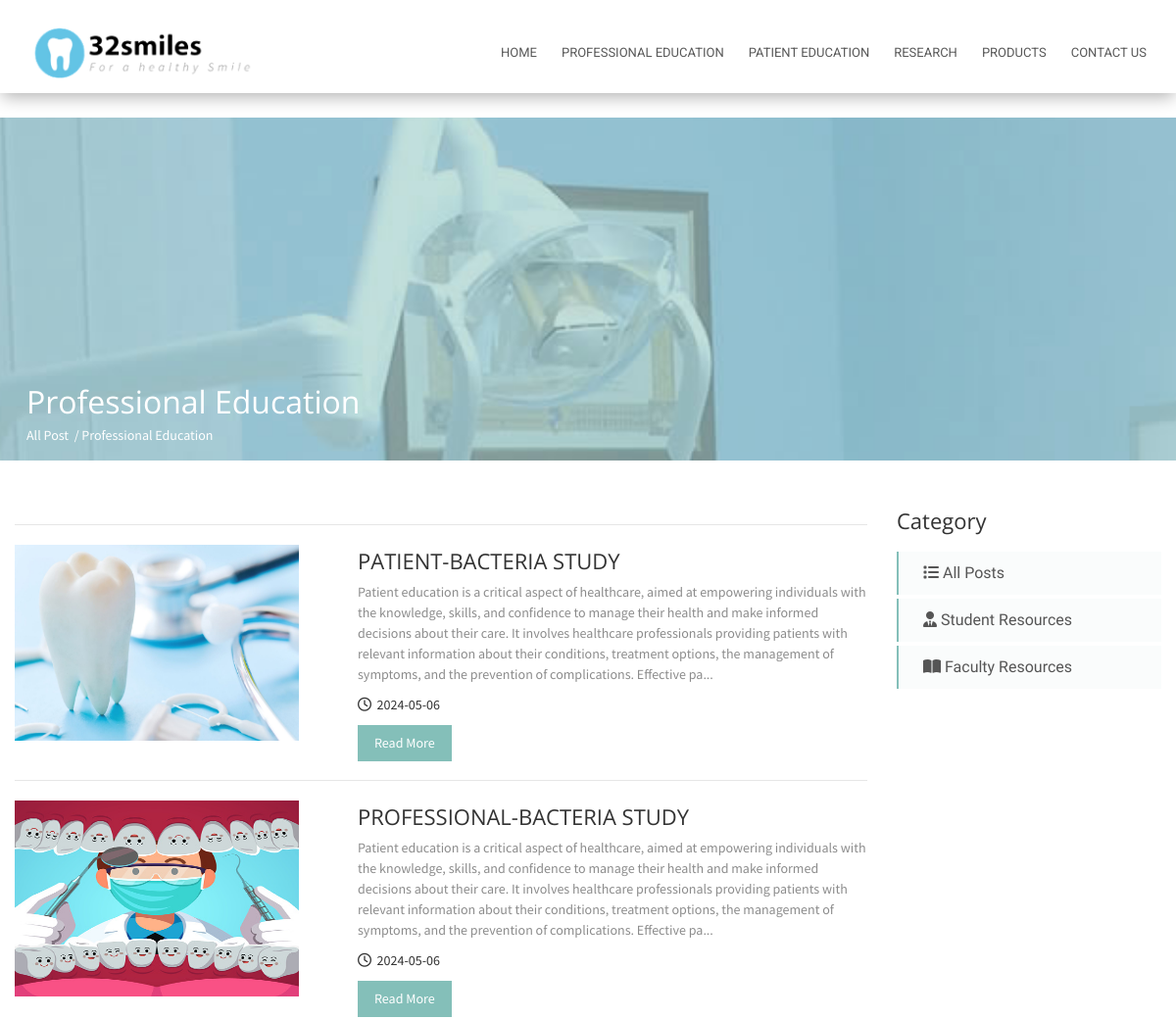
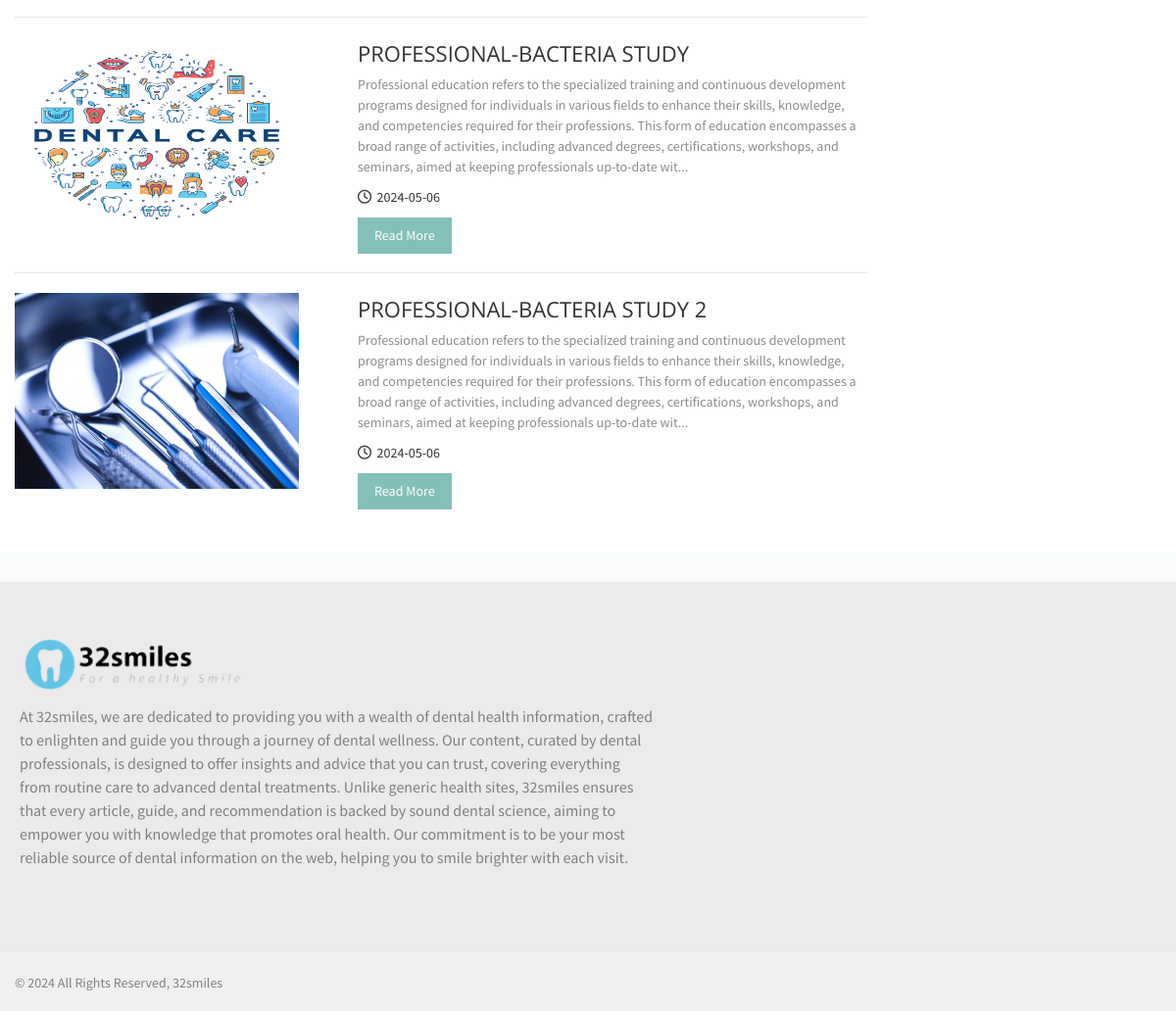
Page /professional-education/index.php on the committed database (2 pictures, top to bottom).
### tables this page shows
CREATE TABLE `posts` (
  `post_id` int(11) NOT NULL,
  `category_id` int(11) DEFAULT NULL,
  `post_title` varchar(80) DEFAULT NULL,
  `post_content` text DEFAULT NULL,
  `post_created_at` timestamp NOT NULL DEFAULT current_timestamp(),
  `post_updated_at` timestamp NOT NULL DEFAULT current_timestamp() ON UPDATE current_timestamp(),
  `post_is_deleted` tinyint(1) DEFAULT 0,
  CHECK (post_is_deleted BETWEEN 0 AND 1)
);

CREATE TABLE `media` (
  `media_id` int(11) NOT NULL,
  `media_type` varchar(50) DEFAULT NULL,
  `media_path` varchar(255) DEFAULT NULL,
  `media_text` text DEFAULT NULL,
  `media_created_at` timestamp NOT NULL DEFAULT current_timestamp(),
  `media_updated_at` timestamp NOT NULL DEFAULT current_timestamp() ON UPDATE current_timestamp(),
  `media_is_deleted` tinyint(1) DEFAULT 0,
  CHECK (media_is_deleted BETWEEN 0 AND 1)
);

### function.php (called while the page is built, shortened)
<?php
function convertImagePath($dbPath) {
    $newPath = str_replace('../../', '../', $dbPath);
    return $newPath;
}
function getAllProfessionalPosts(){
    global $conn;
    $sql = "SELECT * FROM posts
    JOIN itemmedia ON posts.post_id = itemmedia.item_id
    JOIN media ON itemmedia.media_id = media.media_id
    JOIN category ON posts.category_id = category.category_id
    WHERE itemmedia.item_type = 'posts' && (category.category_id = 6 OR category.category_id = 7) && posts.post_is_deleted = 0 ;
    ";
    $stmt = $conn->prepare($sql);
    $stmt->execute();
    $result = $stmt->get_result();
    $rows = $result->fetch_all(MYSQLI_ASSOC);
    return $rows;
}

### professional-education/index.php (the view, shortened to what this page needs)
<?php
require_once('../function.php');
$rows=getAllProfessionalPosts();
?>
<!DOCTYPE html>
<html lang="en-US" class="no-js">
<head>
    <link rel="stylesheet" href="../css/bootstrap.min.css">
    <link rel="stylesheet" href="../css/styles.css">
    <link rel="stylesheet" href="../fonts/font-awesome/css/font-awesome.min.css">
</head>
<body>
<div class="wrapper">
    <div class="header">
        <div class="navbar">
            <nav id="mainNav" class="navbar navbar-default navbar-fixed-top">
                <div class="container">
                    <div class="navbar-header" >
                        <a class="navbar-brand" href="../../eProject-32smiles"><div class="logo-brand"><img src="../img/img-page/logo.png" alt=""></div></a>
                    </div>
                    <div class="collapse navbar-collapse" id="bs-example-navbar-collapse-1">
                        <ul class="nav navbar-nav navbar-right">
                            <li><a href="../../eProject-32smiles">HOME</a></li>
                            <li><a href="../professional-education">PROFESSIONAL EDUCATION</a></li>
                            <li><a href="../patient-education/">PATIENT EDUCATION</a></li>
                            <li><a href="../research/">RESEARCH</a></li>
                            <li><a href="../product">PRODUCTS</a></li>
                            <li><a href="../contact-us">CONTACT US</a></li>
						  </ul>
						</div>
					  </div>
				</nav>
			</div>
		</div>
		<div class="pages-header">
			<div class="section-heading">
                <div class="section">
                    <div class="span-title">
                        <h1>Professional Education</h1>
                        <div class="page-map"><p>All Post &nbsp;/&nbsp;Professional Education</p></div>
                    </div>
                </div>
            </div>
		</div>
		<div class="main">
			<div class="section">
				<div class="row">
				  <div class="col-md-9">
					  <?php foreach($rows as $row) { ?>
                      <hr class="line-post">
                      <div class="post-preview">
                        <div class="photo-preview">
                            <?php if ($row['media_type'] == 'image/png' ||  $row['media_type'] == 'image/jpg' || $row['media_type'] == 'image/jpeg'): ?>
                                <img id="current_media" src="<?php echo convertImagePath($row['media_path']); ?>"
                                     alt="Current Media" style="width: 290px;height: 200px">
                            <?php endif; ?>
                        </div>
                         <div class="post-details">
                            <h5 class="post-title"><?php echo $row['post_title'] ?></h5>
                             <p class="post-text">
							 <?php
                        		echo substr($row['post_content'], 0, 400);
                         		if(strlen($row['post_content']) > 255){
                         			echo "...";
                        		}
                    			?>
                             </p>
                             <p class="author"><i class="fa fa-clock-o" aria-hidden="true"></i>&nbsp; <?php echo date('Y-m-d', strtotime($row['post_created_at'])); ?></p>
                             <p><a href="detail-professional.php?id=<?php echo $row['post_id']; ?>"><button type="button" class="btn btn-primary">Read More</button></a></p>
                         </div>
                      </div>
					 <?php } ?>
                  </div>
				  <div class="col-md-3">
                      <div class="sidebar">
                          <div class="inner-sidebar">
                              <h5>Category</h5>
                              <div class="list-group">
                                  <a href="index.php" class="list-group-item"><i class="fa-solid fa-list"></i> All Posts</a>
                                  <a href="student-resources.php" class="list-group-item"><i class="fa-solid fa-user-tie"></i> Student Resources</a>
                                  <a href="faculty-resources.php" class="list-group-item"><i class="fa-solid fa-book-open"></i> Faculty Resources</a>
                              </div>
                          </div>
                      </div>
                  </div>
				</div>
			</div>
		</div>
	</div>
<div class="footer">
    <div class="main">
        <div class="row" style="background-color: #eceaea">
            <div class="col-md-7 footer-info">
                <div class="about-footer">
                    <div class="logo-brand">
                        <img src="../img/img-page/logo.png" alt=""/>
                    </div>
                    <p>
                        At 32smiles, we are dedicated to providing you with a wealth of dental health information,
                        crafted to enlighten and guide you through a journey of dental wellness. Our content, curated by
                        dental professionals, is designed to offer insights and advice that you can trust, covering
                        everything from routine care to advanced dental treatments. Unlike generic health sites,
                        32smiles ensures that every article, guide, and recommendation is backed by sound dental
                        science, aiming to empower you with knowledge that promotes oral health. Our commitment is to be
                        your most reliable source of dental information on the web, helping you to smile brighter with
                        each visit.
                    </p>
                </div>
            </div>
        </div>
        <div class="bottom-footer">
            <div class="main">
                <div class="section">
                    <div class="column-left">
                        <p>© 2024 All Rights Reserved, 32smiles</p>
                    </div>
                </div>
            </div>
        </div>
    </div>
</div>
</body>
</html>

### rows in the picture
posts: media.media_path (picture), post_title "PATIENT-BACTERIA STUDY", post_content "Patient education is a critical aspect of healthcare, aimed at empowering individuals with the knowledge, skills, and confidence to manage their health and make informed decisions about their care. It involves healthcare professionals providing patients with relevant information about their conditions, treatment options, the management of symptoms, and the prevention of complications. Effective pa", post_created_at "2024-05-06"
posts: media.media_path (picture), post_title "PROFESSIONAL-BACTERIA STUDY", post_content "Patient education is a critical aspect of healthcare, aimed at empowering individuals with the knowledge, skills, and confidence to manage their health and make informed decisions about their care. It involves healthcare professionals providing patients with relevant information about their conditions, treatment options, the management of symptoms, and the prevention of complications. Effective pa", post_created_at "2024-05-06"
posts: media.media_path (picture), post_title "PROFESSIONAL-BACTERIA STUDY", post_content "Professional education refers to the specialized training and continuous development programs designed for individuals in various fields to enhance their skills, knowledge, and competencies required for their professions. This form of education encompasses a broad range of activities, including advanced degrees, certifications, workshops, and seminars, aimed at keeping professionals up-to-date wit", post_created_at "2024-05-06"
posts: media.media_path (picture), post_title "PROFESSIONAL-BACTERIA STUDY 2", post_content "Professional education refers to the specialized training and continuous development programs designed for individuals in various fields to enhance their skills, knowledge, and competencies required for their professions. This form of education encompasses a broad range of activities, including advanced degrees, certifications, workshops, and seminars, aimed at keeping professionals up-to-date wit", post_created_at "2024-05-06"
